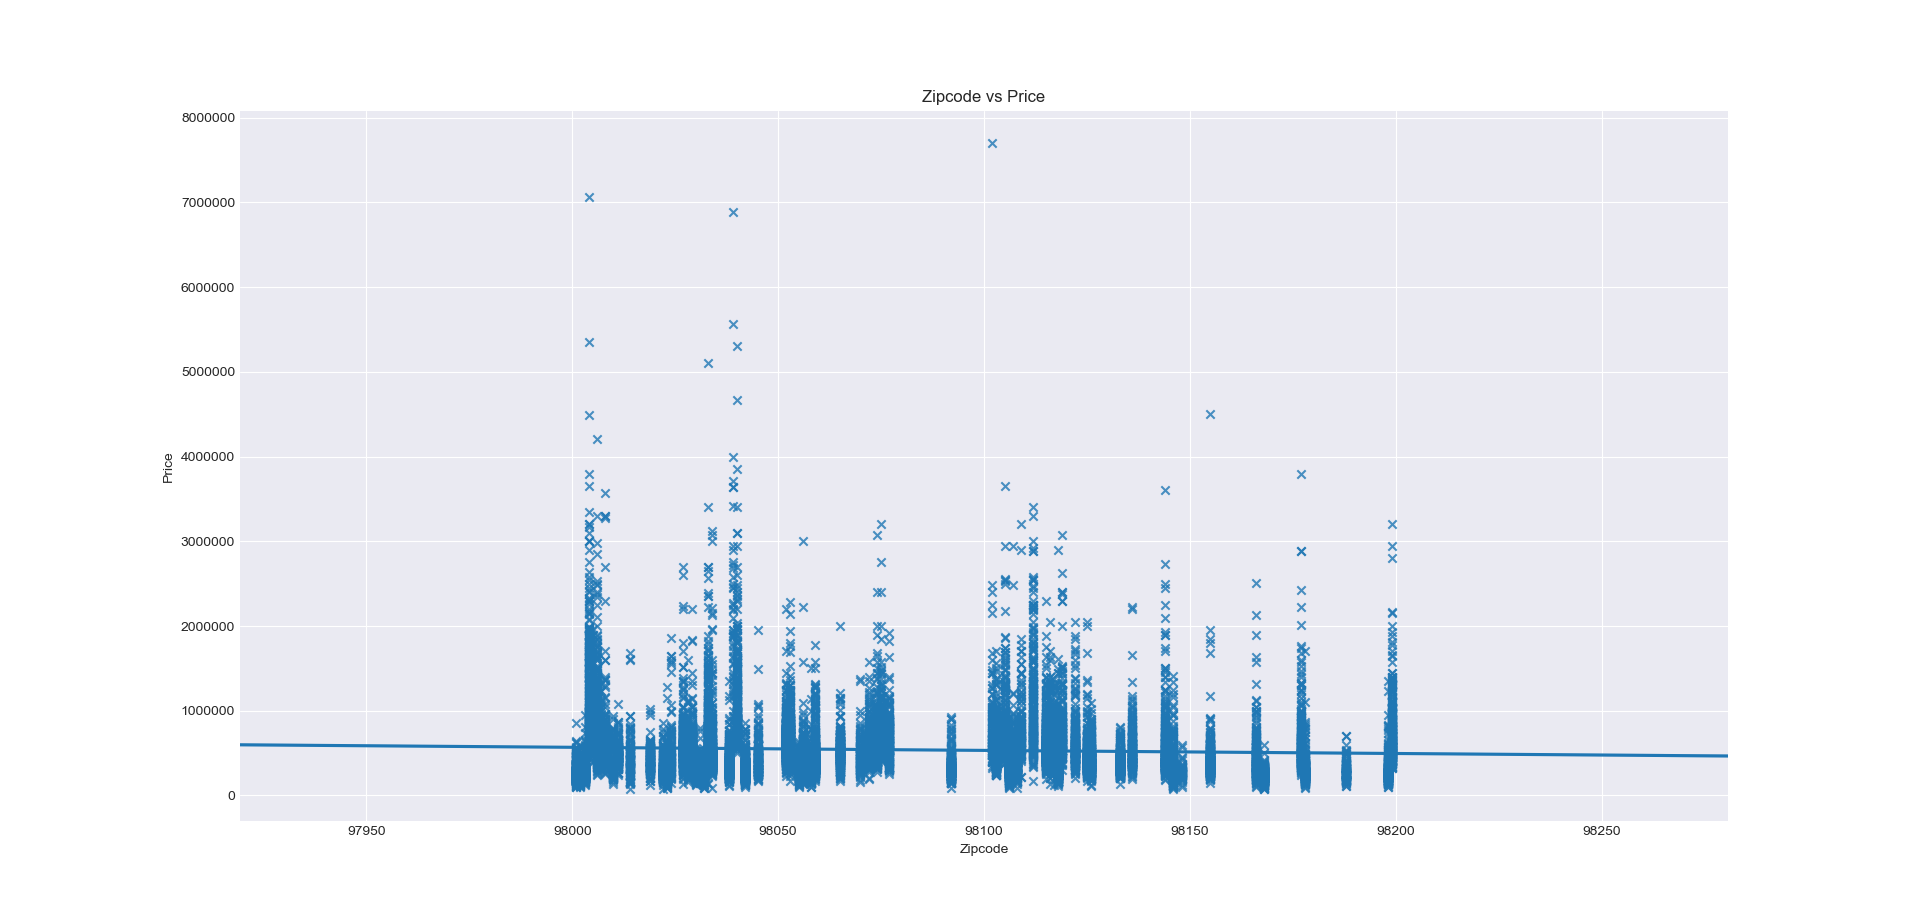

Write the Python code that produced this figure.
# -*- coding: utf-8 -*-
"""
Created on Fri Jan 19 21:11:21 2018

@author: pravi
"""

import pandas as pd
import matplotlib.pyplot as plt
import seaborn as sns

#since heatmap shows condition is not very useful for predicting the price (i.e. condition does not influence the value of price)
def visualize():
    dataset=pd.read_csv('../dataset.csv')
    del dataset['id'] #as we know id of a house is not important in predicting its price
    sns.regplot(x='zipcode',y='price',data=dataset,scatter=True,marker='x')
    plt.title('Zipcode vs Price')
    plt.xlabel('Zipcode')
    plt.ylabel('Price')
    plt.show()
visualize()
